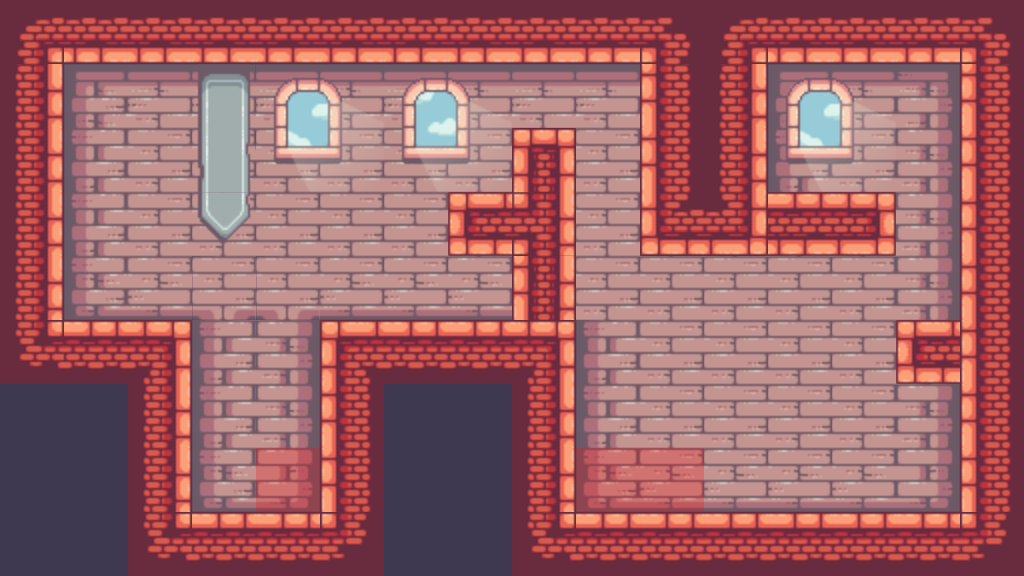

Rendered tile map (Tiled .tmx) drawn with the repository's tilesets; below, a short description and the full map source, tile grids included:
An orthogonal 16x9 tile map with 64x64 px tiles, 4 tile layers (Background, Tiles, Decorations, Collisions), 3 tilesets and 10 objects.

<map version="1.9" tiledversion="1.9.2" orientation="orthogonal" renderorder="right-down" width="16" height="9" tilewidth="64" tileheight="64" infinite="0" nextlayerid="9" nextobjectid="24">
 <editorsettings>
  <export target="../../../../../../../Downloads/Level 4.js" format="js" />
 </editorsettings>
 <tileset firstgid="1" source="../tilesets/Main.tsx" />
 <tileset firstgid="248" source="../tilesets/Misc.tsx" />
 <tileset firstgid="251" source="../tilesets/Decorations.tsx" />
 <layer id="6" name="Background" width="16" height="9">
  <data encoding="csv">
41,41,41,41,41,41,41,41,41,41,41,41,41,41,41,41,
41,41,41,41,41,41,41,41,41,41,41,41,41,41,41,41,
41,41,41,41,41,41,41,41,41,41,41,41,41,41,41,41,
41,41,41,41,41,41,41,41,41,41,41,41,41,41,41,41,
41,41,41,41,41,41,41,41,41,41,41,41,41,41,41,41,
41,41,41,41,41,41,41,41,41,41,41,41,41,41,41,41,
41,41,41,41,41,41,41,41,41,41,41,41,41,41,41,41,
41,41,41,41,41,41,41,41,41,41,41,41,41,41,41,41,
41,41,41,41,41,41,41,41,41,41,41,41,41,41,41,41
</data>
 </layer>
 <layer id="1" name="Tiles" width="16" height="9">
  <data encoding="csv">
27,60,60,60,60,60,60,60,60,60,28,27,60,60,60,28,
42,135,136,136,136,136,136,136,136,136,40,42,135,136,137,40,
42,154,155,155,155,155,155,155,25,155,40,42,154,155,156,40,
42,154,155,155,155,155,155,155,44,155,59,61,154,155,156,40,
42,173,174,163,163,174,174,174,44,155,155,155,155,155,156,40,
46,22,23,154,156,21,22,22,23,154,155,155,155,155,156,40,
0,0,42,154,156,40,0,0,42,154,155,155,155,155,156,40,
0,0,42,173,175,40,0,0,42,173,174,174,174,174,175,40,
0,0,46,22,22,47,0,0,46,22,22,22,22,22,22,47
</data>
 </layer>
 <layer id="7" name="Decorations" width="16" height="9">
  <data encoding="csv">
0,0,0,0,0,0,0,0,0,0,0,0,0,0,0,0,
0,0,0,259,274,275,276,277,0,0,0,0,274,275,0,0,
0,0,0,266,281,282,283,284,0,0,0,0,281,282,0,0,
0,0,0,280,0,0,0,97,91,0,0,0,98,99,0,0,
0,0,0,0,0,0,0,0,0,0,0,0,0,0,0,0,
0,0,0,0,0,0,0,0,0,0,0,0,0,0,97,0,
0,0,0,0,0,0,0,0,0,0,0,0,0,0,0,0,
0,0,0,0,0,0,0,0,0,0,0,0,0,0,0,0,
0,0,0,0,0,0,0,0,0,0,0,0,0,0,0,0
</data>
 </layer>
 <objectgroup id="8" name="Misc">
  <object id="12" gid="249" x="577.556" y="512.055" width="44" height="33.8649" />
  <object id="13" gid="249" x="622.313" y="512.055" width="39.3378" height="30.1351" />
  <object id="14" gid="249" x="591.542" y="479.42" width="44" height="32" />
  <object id="15" gid="249" x="258.663" y="511.123" width="34.6757" height="32" />
  <object id="22" gid="249" x="258.663" y="511.123" width="34.6757" height="32" />
  <object id="16" gid="249" x="268.92" y="481.285" width="44" height="34.7973" />
  <object id="17" gid="248" x="771.745" y="193.068" width="92" height="112" />
  <object id="19" gid="249" x="661.475" y="512.988" width="44" height="32" />
  <object id="20" gid="249" x="642.826" y="482.217" width="44" height="32" />
  <object id="23" gid="249" x="280.109" y="512.055" width="44" height="32" />
 </objectgroup>
 <layer id="5" name="Collisions" width="16" height="9" opacity="0.22">
  <data encoding="csv">
250,250,250,250,250,250,250,250,250,250,250,250,250,250,250,250,
250,0,0,0,0,0,0,0,0,0,250,250,0,0,0,250,
250,0,0,0,0,0,0,0,250,0,250,250,0,0,0,250,
250,0,0,0,0,0,0,250,250,0,250,250,250,250,0,250,
250,0,0,0,0,0,0,0,250,0,0,0,0,0,0,250,
250,250,250,0,0,250,250,250,250,0,0,0,0,0,250,250,
0,0,250,0,0,250,0,0,250,0,0,0,0,0,0,250,
0,0,250,0,250,250,0,0,250,250,250,0,0,0,0,250,
0,0,250,250,250,250,0,0,250,250,250,250,250,250,250,250
</data>
 </layer>
</map>
